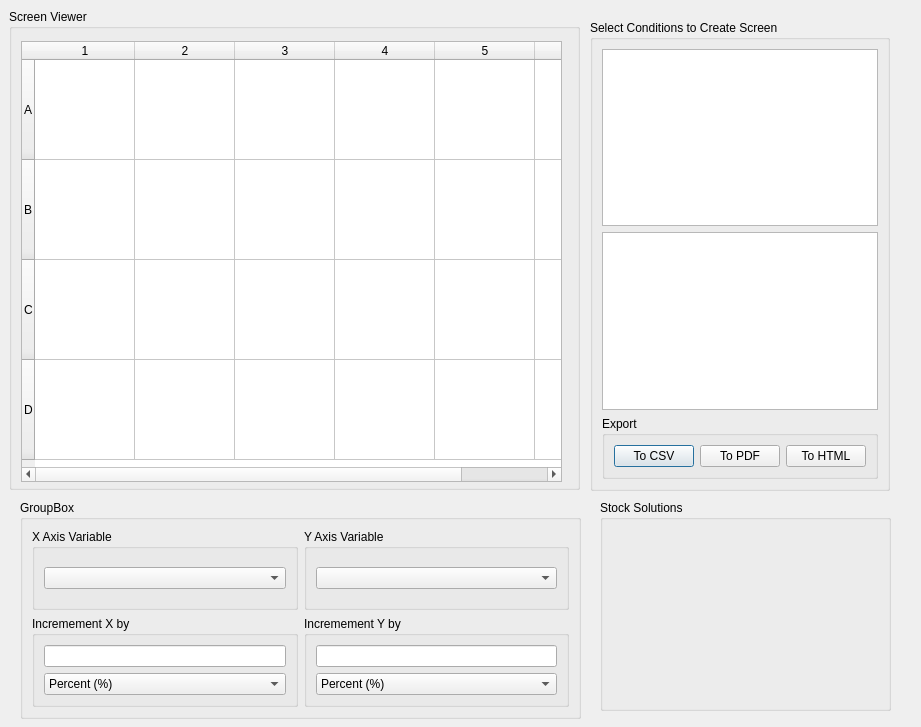
<?xml version="1.0" encoding="UTF-8"?>
<ui version="4.0">
 <class>Dialog</class>
 <widget class="QDialog" name="Dialog">
  <property name="geometry">
   <rect>
    <x>0</x>
    <y>0</y>
    <width>921</width>
    <height>727</height>
   </rect>
  </property>
  <property name="windowTitle">
   <string>Dialog</string>
  </property>
  <widget class="QGroupBox" name="groupBox">
   <property name="geometry">
    <rect>
     <x>9</x>
     <y>9</y>
     <width>571</width>
     <height>481</height>
    </rect>
   </property>
   <property name="title">
    <string>Screen Viewer</string>
   </property>
   <widget class="QTableWidget" name="tableWidget">
    <property name="geometry">
     <rect>
      <x>12</x>
      <y>32</y>
      <width>541</width>
      <height>441</height>
     </rect>
    </property>
    <property name="showGrid">
     <bool>true</bool>
    </property>
    <property name="sortingEnabled">
     <bool>false</bool>
    </property>
    <attribute name="horizontalHeaderCascadingSectionResizes">
     <bool>false</bool>
    </attribute>
    <attribute name="horizontalHeaderDefaultSectionSize">
     <number>100</number>
    </attribute>
    <attribute name="horizontalHeaderMinimumSectionSize">
     <number>61</number>
    </attribute>
    <attribute name="verticalHeaderDefaultSectionSize">
     <number>100</number>
    </attribute>
    <row>
     <property name="text">
      <string>A</string>
     </property>
    </row>
    <row>
     <property name="text">
      <string>B</string>
     </property>
    </row>
    <row>
     <property name="text">
      <string>C</string>
     </property>
    </row>
    <row>
     <property name="text">
      <string>D</string>
     </property>
    </row>
    <column>
     <property name="text">
      <string>1</string>
     </property>
    </column>
    <column>
     <property name="text">
      <string>2</string>
     </property>
    </column>
    <column>
     <property name="text">
      <string>3</string>
     </property>
    </column>
    <column>
     <property name="text">
      <string>4</string>
     </property>
    </column>
    <column>
     <property name="text">
      <string>5</string>
     </property>
    </column>
    <column>
     <property name="text">
      <string>6</string>
     </property>
    </column>
   </widget>
  </widget>
  <widget class="QGroupBox" name="groupBox_2">
   <property name="geometry">
    <rect>
     <x>590</x>
     <y>20</y>
     <width>300</width>
     <height>471</height>
    </rect>
   </property>
   <property name="title">
    <string>Select Conditions to Create Screen</string>
   </property>
   <layout class="QVBoxLayout" name="verticalLayout">
    <item>
     <widget class="QListWidget" name="listWidget"/>
    </item>
    <item>
     <widget class="QTextBrowser" name="textBrowser"/>
    </item>
    <item>
     <widget class="QGroupBox" name="groupBox_3">
      <property name="title">
       <string>Export</string>
      </property>
      <layout class="QGridLayout" name="gridLayout">
       <item row="0" column="0">
        <widget class="QPushButton" name="pushButton">
         <property name="text">
          <string>To CSV</string>
         </property>
        </widget>
       </item>
       <item row="0" column="1">
        <widget class="QPushButton" name="pushButton_2">
         <property name="text">
          <string>To PDF</string>
         </property>
        </widget>
       </item>
       <item row="0" column="2">
        <widget class="QPushButton" name="pushButton_3">
         <property name="text">
          <string>To HTML</string>
         </property>
        </widget>
       </item>
      </layout>
     </widget>
    </item>
   </layout>
  </widget>
  <widget class="QGroupBox" name="groupBox_4">
   <property name="geometry">
    <rect>
     <x>20</x>
     <y>500</y>
     <width>561</width>
     <height>219</height>
    </rect>
   </property>
   <property name="title">
    <string>GroupBox</string>
   </property>
   <layout class="QGridLayout" name="gridLayout_2">
    <item row="0" column="0">
     <widget class="QGroupBox" name="groupBox_5">
      <property name="title">
       <string>X Axis Variable</string>
      </property>
      <layout class="QVBoxLayout" name="verticalLayout_2">
       <item>
        <widget class="QComboBox" name="comboBox"/>
       </item>
      </layout>
     </widget>
    </item>
    <item row="0" column="1">
     <widget class="QGroupBox" name="groupBox_6">
      <property name="title">
       <string>Y Axis Variable</string>
      </property>
      <layout class="QVBoxLayout" name="verticalLayout_3">
       <item>
        <widget class="QComboBox" name="comboBox_2"/>
       </item>
      </layout>
     </widget>
    </item>
    <item row="1" column="0">
     <widget class="QGroupBox" name="groupBox_7">
      <property name="title">
       <string>Incremement X by </string>
      </property>
      <layout class="QVBoxLayout" name="verticalLayout_4">
       <item>
        <widget class="QLineEdit" name="lineEdit"/>
       </item>
       <item>
        <widget class="QComboBox" name="comboBox_3">
         <item>
          <property name="text">
           <string>Percent (%)</string>
          </property>
         </item>
         <item>
          <property name="text">
           <string>M</string>
          </property>
         </item>
         <item>
          <property name="text">
           <string>mM</string>
          </property>
         </item>
         <item>
          <property name="text">
           <string>NA</string>
          </property>
         </item>
        </widget>
       </item>
      </layout>
     </widget>
    </item>
    <item row="1" column="1">
     <widget class="QGroupBox" name="groupBox_8">
      <property name="title">
       <string>Incremement Y by </string>
      </property>
      <layout class="QVBoxLayout" name="verticalLayout_5">
       <item>
        <widget class="QLineEdit" name="lineEdit_2"/>
       </item>
       <item>
        <widget class="QComboBox" name="comboBox_4">
         <item>
          <property name="text">
           <string>Percent (%)</string>
          </property>
         </item>
         <item>
          <property name="text">
           <string>M</string>
          </property>
         </item>
         <item>
          <property name="text">
           <string>mM</string>
          </property>
         </item>
         <item>
          <property name="text">
           <string>NA</string>
          </property>
         </item>
        </widget>
       </item>
      </layout>
     </widget>
    </item>
   </layout>
  </widget>
  <widget class="QGroupBox" name="groupBox_9">
   <property name="geometry">
    <rect>
     <x>600</x>
     <y>500</y>
     <width>291</width>
     <height>211</height>
    </rect>
   </property>
   <property name="title">
    <string>Stock Solutions</string>
   </property>
  </widget>
 </widget>
 <resources/>
 <connections/>
</ui>
